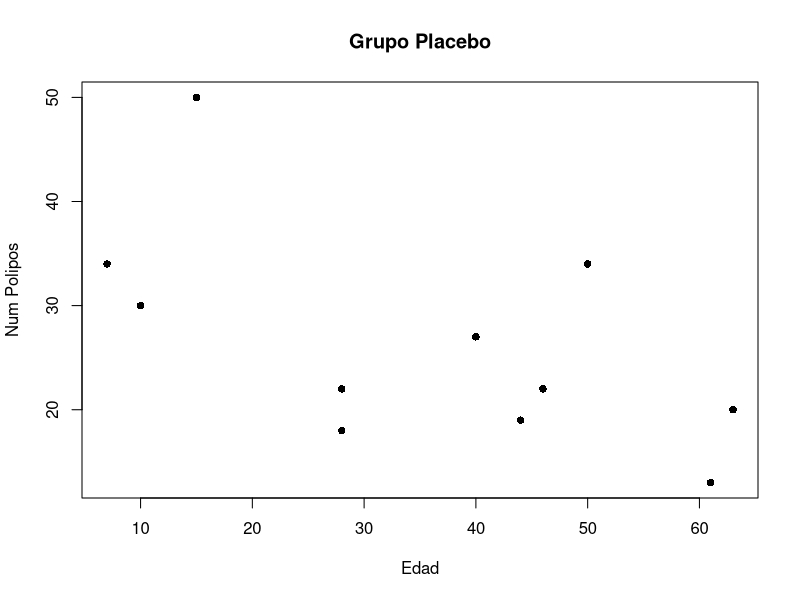
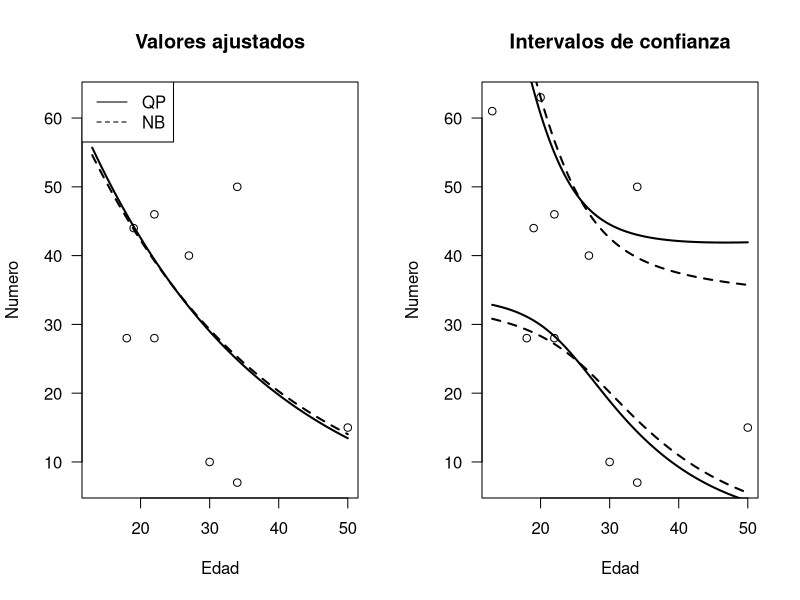

Generate these figures, in order, with R:
# Librerías
library(MASS)
library(statmod)

datos=read.csv('P5Plac.csv')
attach(datos)

plot(Numero,Edad,pch=16,xlab='Edad',ylab='Num Polipos',main='Grupo Placebo')

# Poisson
out1=glm(Numero~Edad,family=poisson)
summary(out1)

# Quasi-Poisson
out2=glm(Numero~Edad,family = quasipoisson)
summary(out2)
anova(out2,test = 'Chisq')

# Binomial Negativo
out3=glm.nb(Numero~Edad)
summary(out3)
out3=glm.convert(out3)
anova(out3,test='Chisq')


newEdad <- seq( min(datos$Edad), max(datos$Edad), length=100)
newNum.qp <- predict(out2, newdata=data.frame(Edad=newEdad),se.fit=TRUE)
newNum.nb <- predict(out3, newdata=data.frame(Edad=newEdad),se.fit=TRUE,
                     dispersion=1)
tstar <- qt(0.975, df=df.residual(out2) ) # For a 95% CI
ME.qp <- tstar * newNum.qp$se.fit; ME.nb <- tstar * newNum.nb$se.fit
mu.qp <- newNum.qp$fit; mu.nb <- newNum.nb$fit

par( mfrow=c(1, 2))
plot( Numero~Edad, las=1, main="Valores ajustados")
lines( exp(mu.qp) ~ newEdad, lwd=2 )
lines( exp(mu.nb) ~ newEdad, lwd=2, lty=2 );
legend("topleft", lty=1:2, legend=c("QP", "NB") )
#
plot( Numero~Edad, las=1, main="Intervalos de confianza")
ci.lo <- exp(mu.qp - ME.qp); ci.hi <- exp(mu.qp + ME.qp)
lines( ci.lo ~ newEdad, lwd=2); lines( ci.hi ~ newEdad, lwd=2)
ci.lo <- exp(mu.nb - ME.nb); ci.hi <- exp(mu.nb + ME.nb)
lines( ci.lo ~ newEdad, lwd=2, lty=2)
lines( ci.hi ~ newEdad, lwd=2, lty=2)
#legend("topleft", lty=1:2, legend=c("QP", "NB") )
